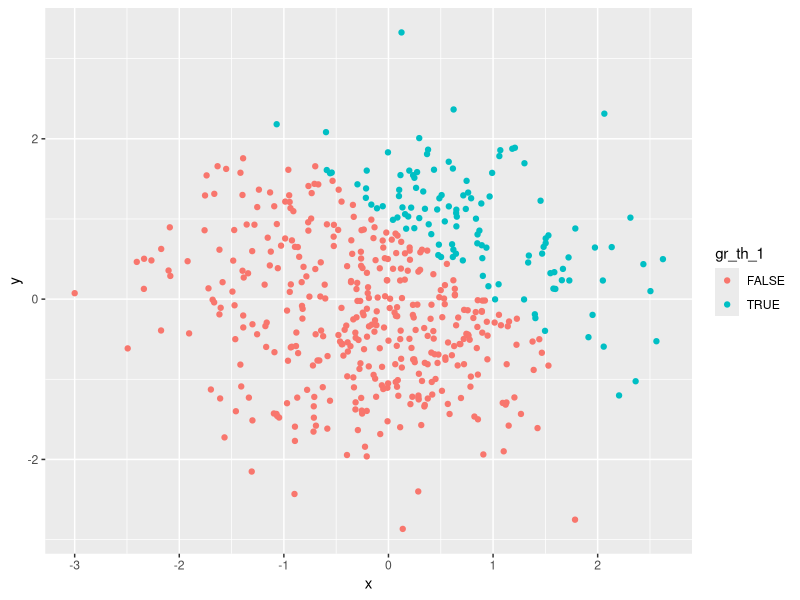
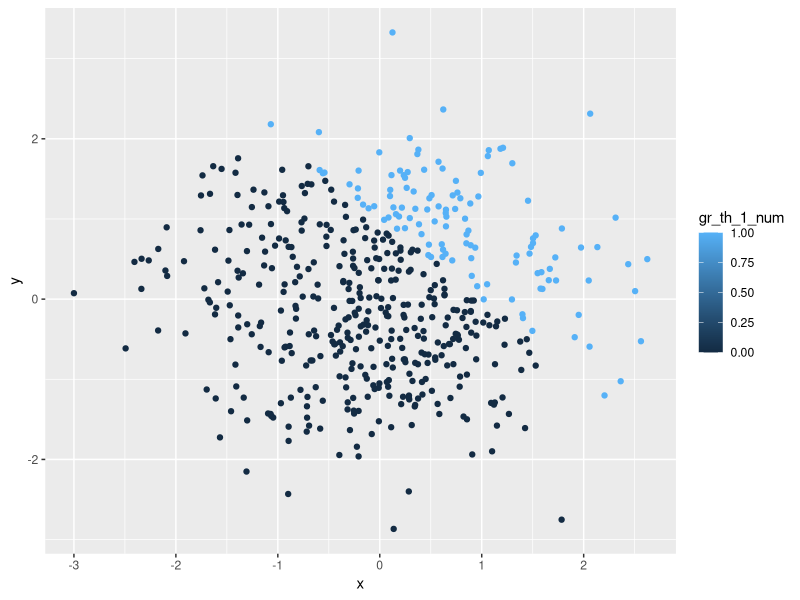
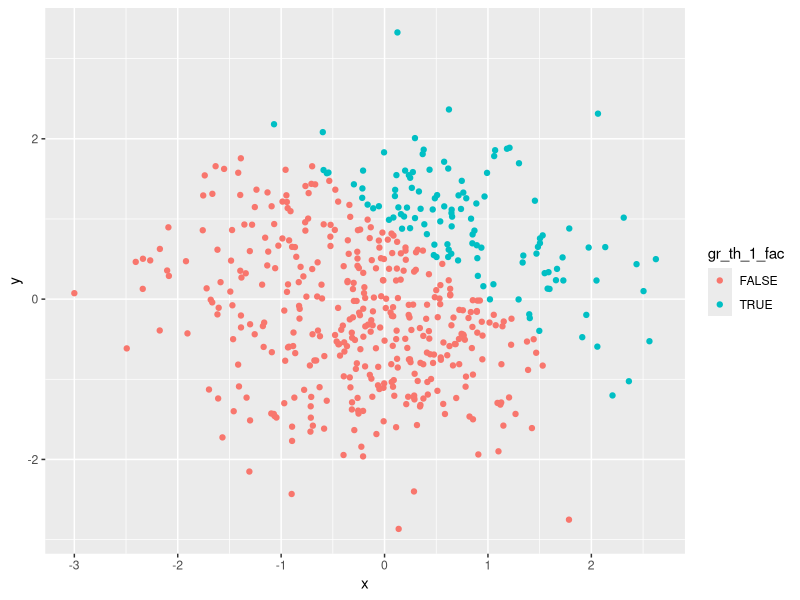
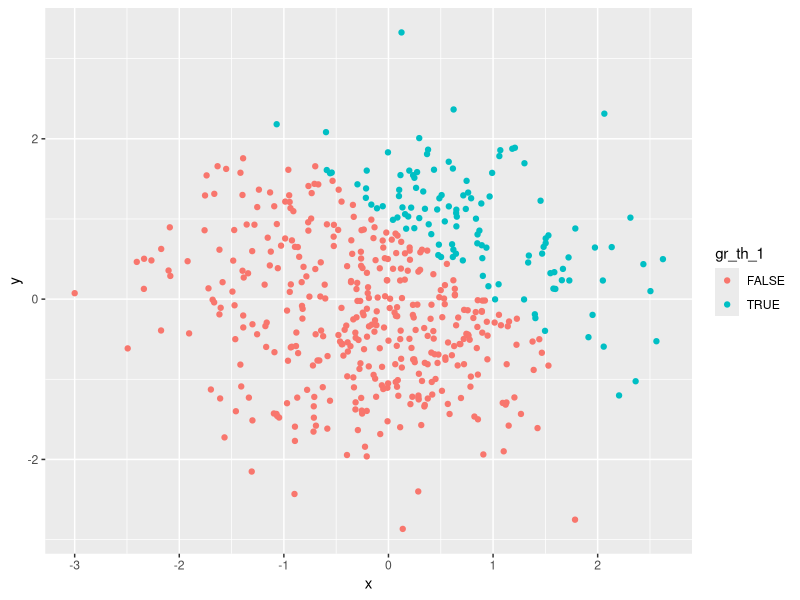

These charts were generated, in order, by the following R code:
## ---- chunk 1
library(tidyverse)

pr_df=tibble(
   ra_sample = rnorm(8),
    gr_th_0 = ra_sample>0,
    var_char = c("This","is","my","eight","characters","in","problem","one"),
    var_fac = factor(c("child","adult","elder","adult","elder","adult","child","adult"),levels=c("child","adult","elder"))
)
## ---- chunk 2
#convert the logical vector to numeric, and multiply the random sample by the result#
gr_th_0_num = as.numeric(pull(pr_df,gr_th_0))
(gr_th_0_num)*(pull(pr_df,ra_sample))

#convert the logical vector to a factor, and multiply the random sample by the result#
gr_th_0_fac = as.factor(pull(pr_df,gr_th_0))
(gr_th_0_fac)*(pull(pr_df,ra_sample))

#convert the logical vector to a factor and then convert the result to numeric, and multiply the random sample by the result#
gr_th_0_facnum = as.numeric(gr_th_0_fac)
(gr_th_0_facnum)*(pull(pr_df,ra_sample))
## ---- chunk 3
pr2_df=tibble(
  x = rnorm(500),
  y = rnorm(500),
  gr_th_1 = x+y>1,
  gr_th_1_num = as.numeric(gr_th_1),
  gr_th_1_fac = as.factor(gr_th_1)
)
## ---- chunk 4
ggplot(pr2_df,aes(x=x,y=y))+geom_point(aes(color=gr_th_1))
## ---- chunk 5
ggplot(pr2_df,aes(x=x,y=y))+geom_point(aes(color=gr_th_1_num))
## ---- chunk 6
ggplot(pr2_df,aes(x=x,y=y))+geom_point(aes(color=gr_th_1_fac))
## ---- chunk 7
logical_plot=ggplot(pr2_df,aes(x=x,y=y))+geom_point(aes(color=gr_th_1))
ggsave("scatterplot1.pdf",logical_plot,height = 8,width = 5)
